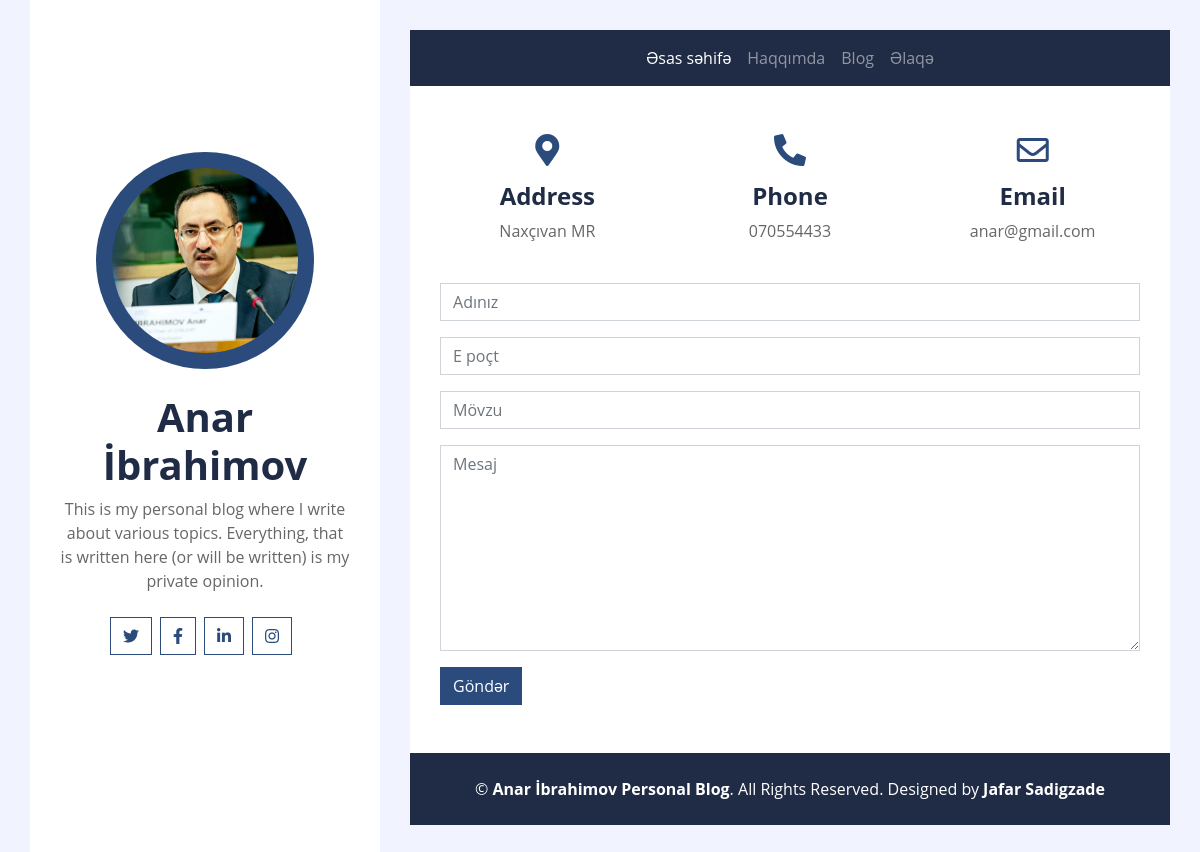
The app's page /contact with its own data.
### blog/models.py (models this page shows, shortened)
class Contact(models.Model):
    profile_picture = models.ImageField(upload_to="profile/", null=True, blank=True)
    address = models.CharField(max_length=200, blank=True)
    phone = models.CharField(max_length=20, blank=True)
    email = models.CharField(max_length=50, blank=True)
    facebook = models.CharField(max_length=50, blank=True)
    twitter = models.CharField(max_length=50, blank=True)
    linkedin = models.CharField(max_length=50, blank=True)
    instagram = models.CharField(max_length=50, blank=True)

### blog/views.py (the view, shortened to what this page needs)
# urls.py: path("contact", views.contact, name="contact"),
def contact(request):
    contacts = Contact.objects.all()
    return render(request, "contact.html", {"contacts": contacts})

### blog/context.py (called while the page is built)
def my_context(request):
    profile = Contact.objects.get(id=2)
    return {"profile": profile}

### blog/templates/contact.html (shortened to what this page needs)
{% extends 'base.html' %}
{% load static %}
{% block content %}
    <div class="container bg-white pt-5">
    {% for contact in contacts %}
        <div class="row px-3 pb-2">
            <div class="col-sm-4 text-center mb-3">
                <i class="fa fa-2x fa-map-marker-alt mb-3 text-primary"></i>
                <h4 class="font-weight-bold">Address</h4>
                <p>{{ contact.address }}</p>
            </div>
            {% if contact.phone %}
            <div class="col-sm-4 text-center mb-3">
                <i class="fa fa-2x fa-phone-alt mb-3 text-primary"></i>
                <h4 class="font-weight-bold">Phone</h4>
                <p>{{ contact.phone }}</p>
            {% endif %}
            </div>
            <div class="col-sm-4 text-center mb-3">
                <i class="far fa-2x fa-envelope mb-3 text-primary"></i>
                <h4 class="font-weight-bold">Email</h4>
                <p>{{ contact.email }}</p>
            </div>
        </div>
    {% endfor %}
        <div class="col-md-12 pb-5">
            <div class="contact-form">
                <form action="{% url 'contact' %}" method="post">
                    <div class="control-group">
                        <input type="text" class="form-control" name="name" placeholder="Adınız" required="required" data-validation-required-message="Zəhmət olmasa adınızı daxil edin!" />
                    </div>
                    <div class="control-group">
                        <input type="email" class="form-control" name="email" placeholder="E poçt" required="required" data-validation-required-message="Zəhmtə olmasa e-poçtunuzu daxil edin!" />
                    </div>
                    <div class="control-group">
                        <input type="text" class="form-control" name="subject" placeholder="Mövzu" required="required" data-validation-required-message="Zəhmət olmasa mövzunuzu daxil edin!" />
                    </div>
                    <div class="control-group">
                        <textarea class="form-control" rows="8" name="message" placeholder="Mesaj" required="required" data-validation-required-message="Zəhmət olmasa mesajınızı daxil edin!"></textarea>
                    </div>
                    <div>
                        <button class="btn btn-primary" type="submit">Göndər</button>
                    </div>
                </form>
            </div>
        </div>
    </div>
{% endblock %}

### templates/base.html (shortened to what this page needs)
{% load static %}
<!DOCTYPE html>
<html lang="en">
    <head>
        <link href="https://cdnjs.cloudflare.com/ajax/libs/font-awesome/5.10.0/css/all.min.css" rel="stylesheet">
        <link href="{% static 'css/style.css' %}" rel="stylesheet">
    </head>
    <body>
        <div class="wrapper">
            <div class="sidebar">
                <div class="sidebar-text d-flex flex-column h-100 justify-content-center text-center">
                    <img class="mx-auto d-block w-75 bg-primary img-fluid rounded-circle mb-4 p-3" src="{{ profile.profile_picture.url }}" alt="Image">
                    <h1 class="font-weight-bold">Anar İbrahimov</h1>
                    <p class="mb-4">
                        This is my personal blog where I write about various topics. Everything, that is written here (or will be written) is my private opinion.
                    </p>
                    <div class="d-flex justify-content-center mb-5">
                        <a class="btn btn-outline-primary mr-2" href="{{ profile.twitter }}" target="_blank"><i class="fab fa-twitter"></i></a>
                        <a class="btn btn-outline-primary mr-2" href="{{ profile.facebook }}" target="_blank"><i class="fab fa-facebook-f"></i></a>
                        <a class="btn btn-outline-primary mr-2" href="{{ profile.linkedin }}" target="_blank"><i class="fab fa-linkedin-in"></i></a>
                        <a class="btn btn-outline-primary mr-2" href="{{ profile.instagram }}" target="_blank"><i class="fab fa-instagram"></i></a>
                    </div>
                </div>
            </div>
            <div class="content">
                <div class="container p-0">
                    <nav class="navbar navbar-expand-lg bg-secondary navbar-dark">
                        <div class="collapse navbar-collapse justify-content-between" id="navbarCollapse">
                            <div class="navbar-nav m-auto">
                                <a href="{% url '' %}" class="nav-item nav-link active">Əsas səhifə</a>
                                <a href="{% url 'about' %}" class="nav-item nav-link">Haqqımda</a>
                                <a href="{% url 'blog' %}" class="nav-item nav-link">Blog</a>
                                <a href="{% url 'contact' %}" class="nav-item nav-link">Əlaqə</a>
                            </div>
                        </div>
                    </nav>
                </div>
                {% block content %}
                {% endblock %}
                <div class="container py-4 bg-secondary text-center">
                    <p class="m-0 text-white">
                        &copy; <a class="text-white font-weight-bold" href="#">Anar İbrahimov Personal Blog</a>. All Rights Reserved. Designed by <a class="text-white font-weight-bold" href="">Jafar Sadigzade</a>
                    </p>
                </div>
            </div>
        </div>
    </body>
</html>

### records on screen
Contact: profile_picture (picture), address "Naxçıvan MR", phone "070554433", email "anar@gmail.com"
